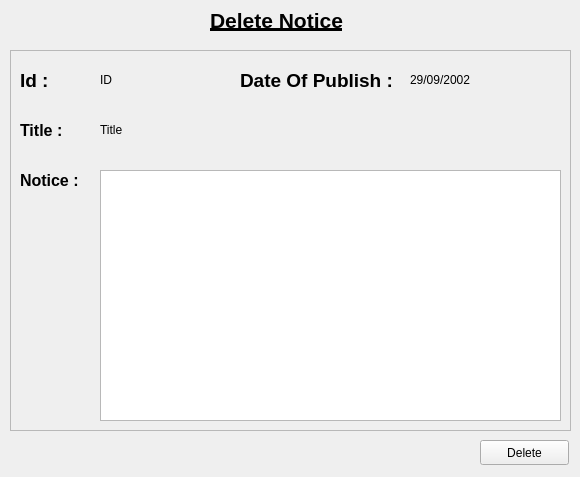
<?xml version="1.0" encoding="UTF-8"?>
<ui version="4.0">
 <class>Form</class>
 <widget class="QWidget" name="Form">
  <property name="geometry">
   <rect>
    <x>0</x>
    <y>0</y>
    <width>580</width>
    <height>477</height>
   </rect>
  </property>
  <property name="windowTitle">
   <string>Notice</string>
  </property>
  <widget class="QFrame" name="frame">
   <property name="geometry">
    <rect>
     <x>10</x>
     <y>50</y>
     <width>561</width>
     <height>381</height>
    </rect>
   </property>
   <property name="frameShape">
    <enum>QFrame::StyledPanel</enum>
   </property>
   <property name="frameShadow">
    <enum>QFrame::Raised</enum>
   </property>
   <widget class="QLabel" name="idLabel">
    <property name="geometry">
     <rect>
      <x>10</x>
      <y>10</y>
      <width>71</width>
      <height>41</height>
     </rect>
    </property>
    <property name="styleSheet">
     <string notr="true">font-size:14pt;
font-weight: bold;</string>
    </property>
    <property name="text">
     <string>&lt;html&gt;&lt;head/&gt;&lt;body&gt;&lt;p&gt;Id : &lt;/p&gt;&lt;/body&gt;&lt;/html&gt;</string>
    </property>
   </widget>
   <widget class="QLabel" name="titlelabel">
    <property name="geometry">
     <rect>
      <x>10</x>
      <y>60</y>
      <width>91</width>
      <height>41</height>
     </rect>
    </property>
    <property name="text">
     <string>&lt;html&gt;&lt;head/&gt;&lt;body&gt;&lt;p&gt;&lt;span style=&quot; font-size:12pt; font-weight:600;&quot;&gt;Title :&lt;/span&gt;&lt;/p&gt;&lt;/body&gt;&lt;/html&gt;</string>
    </property>
   </widget>
   <widget class="QLabel" name="noticeLabel">
    <property name="geometry">
     <rect>
      <x>10</x>
      <y>110</y>
      <width>91</width>
      <height>41</height>
     </rect>
    </property>
    <property name="text">
     <string>&lt;html&gt;&lt;head/&gt;&lt;body&gt;&lt;p&gt;&lt;span style=&quot; font-size:12pt; font-weight:600;&quot;&gt;Notice  :&lt;/span&gt;&lt;/p&gt;&lt;/body&gt;&lt;/html&gt;</string>
    </property>
   </widget>
   <widget class="QLabel" name="id">
    <property name="geometry">
     <rect>
      <x>90</x>
      <y>10</y>
      <width>91</width>
      <height>41</height>
     </rect>
    </property>
    <property name="text">
     <string>&lt;html&gt;&lt;head/&gt;&lt;body&gt;&lt;p&gt;ID&lt;/p&gt;&lt;/body&gt;&lt;/html&gt;</string>
    </property>
   </widget>
   <widget class="QLabel" name="title">
    <property name="geometry">
     <rect>
      <x>90</x>
      <y>60</y>
      <width>461</width>
      <height>41</height>
     </rect>
    </property>
    <property name="text">
     <string>&lt;html&gt;&lt;head/&gt;&lt;body&gt;&lt;p&gt;Title&lt;/p&gt;&lt;/body&gt;&lt;/html&gt;</string>
    </property>
   </widget>
   <widget class="QTextBrowser" name="notice">
    <property name="geometry">
     <rect>
      <x>90</x>
      <y>120</y>
      <width>461</width>
      <height>251</height>
     </rect>
    </property>
   </widget>
   <widget class="QLabel" name="dateLabel">
    <property name="geometry">
     <rect>
      <x>230</x>
      <y>10</y>
      <width>161</width>
      <height>41</height>
     </rect>
    </property>
    <property name="styleSheet">
     <string notr="true">font-size:14pt;
font-weight: bold;</string>
    </property>
    <property name="text">
     <string>&lt;html&gt;&lt;head/&gt;&lt;body&gt;&lt;p&gt;Date Of Publish :&lt;/p&gt;&lt;/body&gt;&lt;/html&gt;</string>
    </property>
   </widget>
   <widget class="QLabel" name="date">
    <property name="geometry">
     <rect>
      <x>400</x>
      <y>10</y>
      <width>151</width>
      <height>41</height>
     </rect>
    </property>
    <property name="text">
     <string>&lt;html&gt;&lt;head/&gt;&lt;body&gt;&lt;p&gt;29/09/2002&lt;/p&gt;&lt;/body&gt;&lt;/html&gt;</string>
    </property>
   </widget>
  </widget>
  <widget class="QPushButton" name="closeButton">
   <property name="geometry">
    <rect>
     <x>480</x>
     <y>440</y>
     <width>89</width>
     <height>25</height>
    </rect>
   </property>
   <property name="text">
    <string>Delete</string>
   </property>
  </widget>
  <widget class="QLabel" name="addNoticeLabel">
   <property name="geometry">
    <rect>
     <x>210</x>
     <y>0</y>
     <width>151</width>
     <height>41</height>
    </rect>
   </property>
   <property name="styleSheet">
    <string notr="true">font-size:14pt;
font-weight: bold;</string>
   </property>
   <property name="text">
    <string>&lt;html&gt;&lt;head/&gt;&lt;body&gt;&lt;p&gt;&lt;span style=&quot; font-size:16pt; text-decoration: underline;&quot;&gt;Delete Notice&lt;/span&gt;&lt;/p&gt;&lt;/body&gt;&lt;/html&gt;</string>
   </property>
  </widget>
 </widget>
 <resources/>
 <connections/>
</ui>
